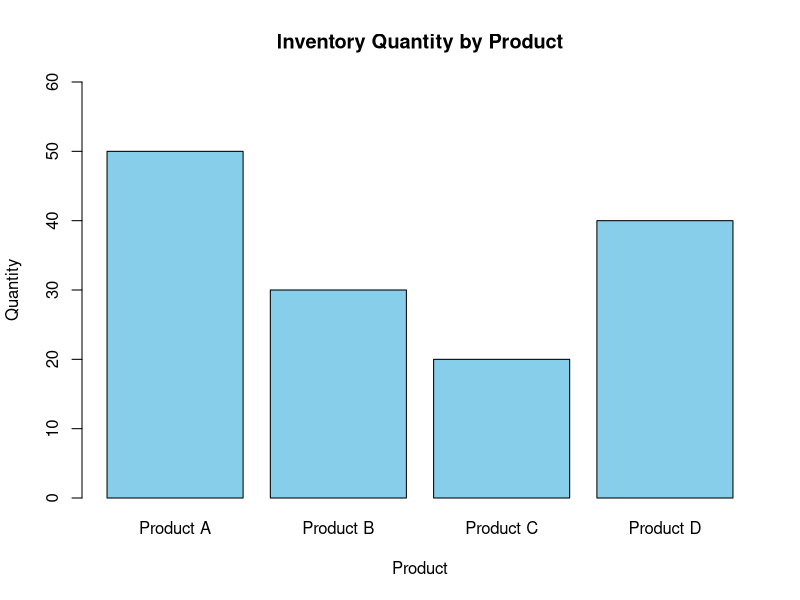

This chart was generated by the following R code:
# Sample data (replace this with your actual data)
inventory_data <- data.frame(
  "Product" = c("Product A", "Product B", "Product C", "Product D"),
  "Quantity" = c(50, 30, 20, 40)
)

# Creating a bar chart
barplot(inventory_data$Quantity,
        names.arg = inventory_data$Product,
        main = "Inventory Quantity by Product",
        xlab = "Product",
        ylab = "Quantity",
        col = "skyblue",
        ylim = c(0, max(inventory_data$Quantity) + 10)  # Adjust the y-axis limit
)
